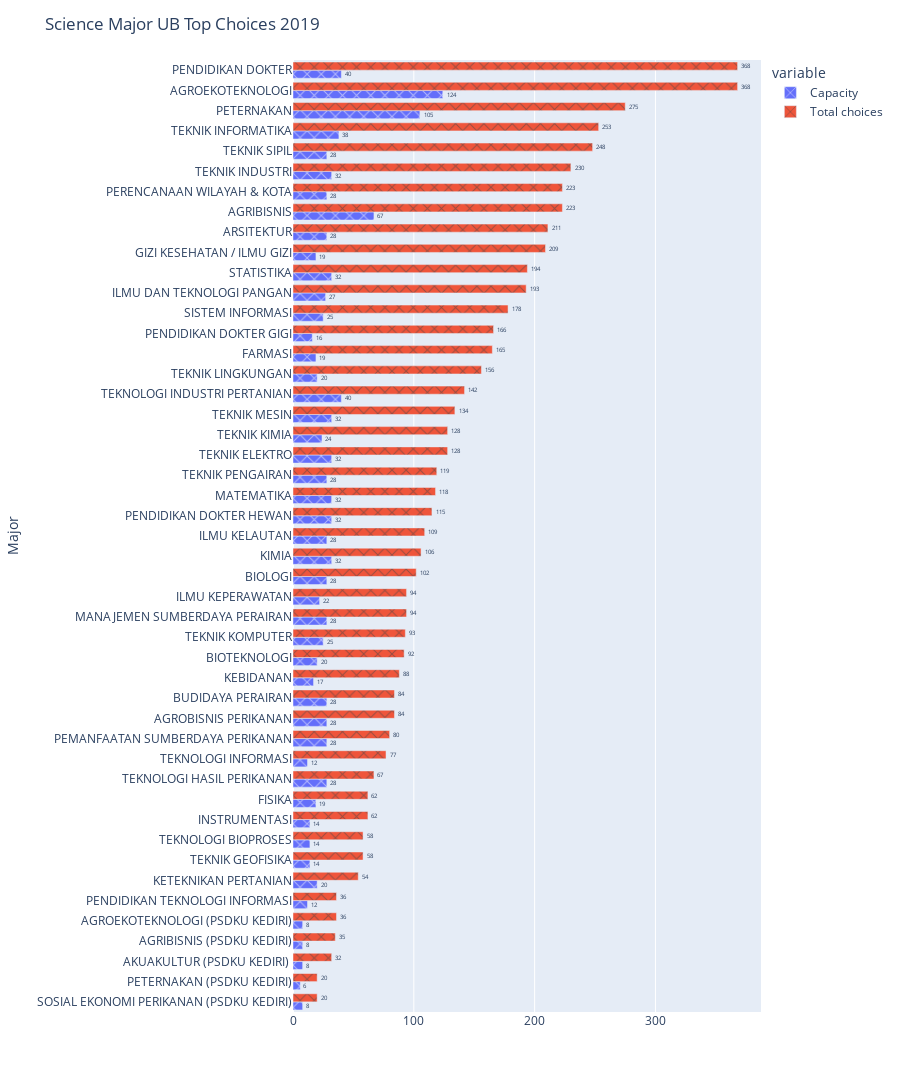

The notebook cell saved with this chart:
### Code cell
fig = px.bar(data_frame=a,y='first_major',x=['Capacity','Total choices'],barmode='group',height=1400,text_auto=True,pattern_shape_sequence=["x"])
fig.update_layout(title='Science Major UB Top Choices 2019',xaxis_title='',yaxis_title='Major')
fig.update_traces(textfont_size=36, textangle=0, textposition="outside", cliponaxis=False)

### Figure 1 — Plotly figure (JSON) as saved in the notebook; plotly's stock layout.template omitted (floating-point values rounded to 4 significant figures)
{"data": [{"alignmentgroup": "True", "cliponaxis": false, "hovertemplate": "variable=Capacity<br>value=%{x}<br>first_major=%{y}<extra></extra>", "legendgroup": "Capacity", "marker": {"color": "#636efa", "pattern": {"shape": "x"}}, "name": "Capacity", "offsetgroup": "Capacity", "orientation": "h", "showlegend": true, "textangle": 0, "textfont": {"size": 36}, "textposition": "outside", "texttemplate": "%{x}", "type": "bar", "x": [8, 6, 8, 8, 8, 12, 20, 14, 14, 14, 19, 28, 12, 28, 28, 28, 17, 20, 25, 28, 22, 28, 32, 28, 32, 32, 28, 32, 24, 32, 40, 20, 19, 16, 25, 27, 32, 19, 28, 67, 28, 32, 28, 38, 105, 124, 40], "xaxis": "x", "y": ["SOSIAL EKONOMI PERIKANAN (PSDKU KEDIRI)", "PETERNAKAN (PSDKU KEDIRI)", "AKUAKULTUR (PSDKU KEDIRI) ", "AGRIBISNIS (PSDKU KEDIRI)", "AGROEKOTEKNOLOGI (PSDKU KEDIRI)", "PENDIDIKAN TEKNOLOGI INFORMASI", "KETEKNIKAN PERTANIAN", "TEKNIK GEOFISIKA", "TEKNOLOGI BIOPROSES", "INSTRUMENTASI", "FISIKA", "TEKNOLOGI HASIL PERIKANAN", "TEKNOLOGI INFORMASI", "PEMANFAATAN SUMBERDAYA PERIKANAN", "AGROBISNIS PERIKANAN", "BUDIDAYA PERAIRAN", "KEBIDANAN", "BIOTEKNOLOGI", "TEKNIK KOMPUTER", "MANAJEMEN SUMBERDAYA PERAIRAN", "ILMU KEPERAWATAN", "BIOLOGI", "KIMIA", "ILMU KELAUTAN", "PENDIDIKAN DOKTER HEWAN", "MATEMATIKA", "TEKNIK PENGAIRAN", "TEKNIK ELEKTRO", "TEKNIK KIMIA", "TEKNIK MESIN", "TEKNOLOGI INDUSTRI PERTANIAN", "TEKNIK LINGKUNGAN", "FARMASI", "PENDIDIKAN DOKTER GIGI", "SISTEM INFORMASI", "ILMU DAN TEKNOLOGI PANGAN", "STATISTIKA", "GIZI KESEHATAN / ILMU GIZI", "ARSITEKTUR", "AGRIBISNIS", "PERENCANAAN WILAYAH & KOTA", "TEKNIK INDUSTRI", "TEKNIK SIPIL", "TEKNIK INFORMATIKA", "PETERNAKAN", "AGROEKOTEKNOLOGI", "PENDIDIKAN DOKTER"], "yaxis": "y"}, {"alignmentgroup": "True", "cliponaxis": false, "hovertemplate": "variable=Total choices<br>value=%{x}<br>first_major=%{y}<extra></extra>", "legendgroup": "Total choices", "marker": {"color": "#EF553B", "pattern": {"shape": "x"}}, "name": "Total choices", "offsetgroup": "Total choices", "orientation": "h", "showlegend": true, "textangle": 0, "textfont": {"size": 36}, "textposition": "outside", "texttemplate": "%{x}", "type": "bar", "x": [20, 20, 32, 35, 36, 36, 54, 58, 58, 62, 62, 67, 77, 80, 84, 84, 88, 92, 93, 94, 94, 102, 106, 109, 115, 118, 119, 128, 128, 134, 142, 156, 165, 166, 178, 193, 194, 209, 211, 223, 223, 230, 248, 253, 275, 368, 368], "xaxis": "x", "y": ["SOSIAL EKONOMI PERIKANAN (PSDKU KEDIRI)", "PETERNAKAN (PSDKU KEDIRI)", "AKUAKULTUR (PSDKU KEDIRI) ", "AGRIBISNIS (PSDKU KEDIRI)", "AGROEKOTEKNOLOGI (PSDKU KEDIRI)", "PENDIDIKAN TEKNOLOGI INFORMASI", "KETEKNIKAN PERTANIAN", "TEKNIK GEOFISIKA", "TEKNOLOGI BIOPROSES", "INSTRUMENTASI", "FISIKA", "TEKNOLOGI HASIL PERIKANAN", "TEKNOLOGI INFORMASI", "PEMANFAATAN SUMBERDAYA PERIKANAN", "AGROBISNIS PERIKANAN", "BUDIDAYA PERAIRAN", "KEBIDANAN", "BIOTEKNOLOGI", "TEKNIK KOMPUTER", "MANAJEMEN SUMBERDAYA PERAIRAN", "ILMU KEPERAWATAN", "BIOLOGI", "KIMIA", "ILMU KELAUTAN", "PENDIDIKAN DOKTER HEWAN", "MATEMATIKA", "TEKNIK PENGAIRAN", "TEKNIK ELEKTRO", "TEKNIK KIMIA", "TEKNIK MESIN", "TEKNOLOGI INDUSTRI PERTANIAN", "TEKNIK LINGKUNGAN", "FARMASI", "PENDIDIKAN DOKTER GIGI", "SISTEM INFORMASI", "ILMU DAN TEKNOLOGI PANGAN", "STATISTIKA", "GIZI KESEHATAN / ILMU GIZI", "ARSITEKTUR", "AGRIBISNIS", "PERENCANAAN WILAYAH & KOTA", "TEKNIK INDUSTRI", "TEKNIK SIPIL", "TEKNIK INFORMATIKA", "PETERNAKAN", "AGROEKOTEKNOLOGI", "PENDIDIKAN DOKTER"], "yaxis": "y"}], "layout": {"barmode": "group", "height": 1400, "legend": {"title": {"text": "variable"}, "tracegroupgap": 0}, "margin": {"t": 60}, "title": {"text": "Science Major UB Top Choices 2019"}, "xaxis": {"anchor": "y", "domain": [0, 1], "title": {"text": ""}}, "yaxis": {"anchor": "x", "domain": [0, 1], "title": {"text": "Major"}}}}
